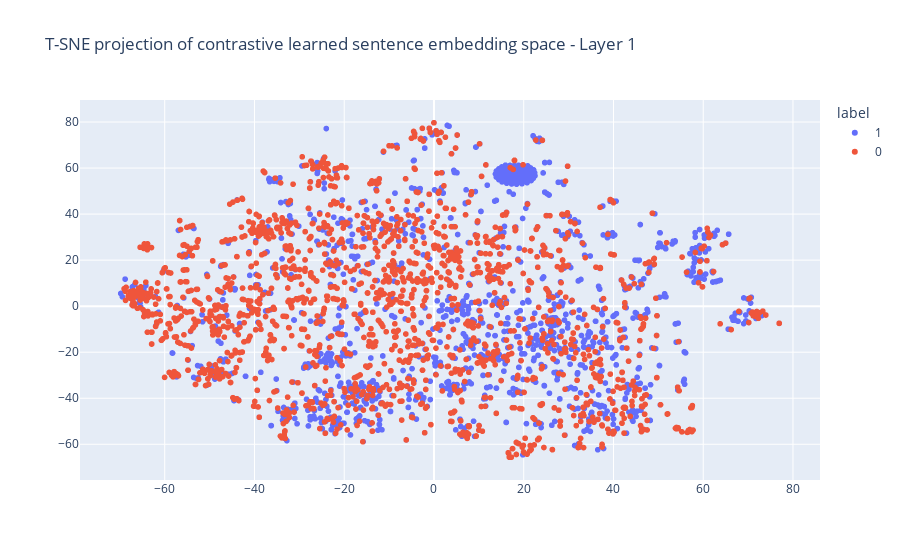

Source (notebook cell):
### Code cell
# get sentence embedding and T-SNE projection data for a specific hidden layer of the trained model, e.g the first
layer_no = 1
data = get_sentence_embeddings(data, sentence_column, trained_model_dir, f'trained_embeddings_layer{layer_no}', layer_no=layer_no)
data = get_tsne_data(data, f'trained_embeddings_layer{layer_no}')

# and plot
x_column = f'trained_embeddings_layer{layer_no}-tsne-comp-1'
y_column = f'trained_embeddings_layer{layer_no}-tsne-comp-2'
plot_title = f'T-SNE projection of contrastive learned sentence embedding space - Layer {layer_no}'
plot(data, x_column, y_column, label_column, id_column, plot_title=plot_title)

### Figure 1 — Plotly figure (JSON) as saved in the notebook; plotly's stock layout.template omitted (floating-point values rounded to 4 significant figures; data arrays with more than 128 entries replaced by an {"elided": "..."} marker saying what was removed)
{"data": [{"customdata": {"elided": "1815x1 int values"}, "hovertemplate": "label=1<br>data_id=%{customdata[0]}<extra></extra>", "legendgroup": "1", "marker": {"color": "#636efa", "symbol": "circle"}, "mode": "markers", "name": "1", "showlegend": true, "type": "scattergl", "x": {"elided": "1815 float values"}, "xaxis": "x", "y": {"elided": "1815 float values"}, "yaxis": "y"}, {"customdata": {"elided": "2030x1 int values"}, "hovertemplate": "label=0<br>data_id=%{customdata[0]}<extra></extra>", "legendgroup": "0", "marker": {"color": "#EF553B", "symbol": "circle"}, "mode": "markers", "name": "0", "showlegend": true, "type": "scattergl", "x": {"elided": "2030 float values"}, "xaxis": "x", "y": {"elided": "2030 float values"}, "yaxis": "y"}], "layout": {"legend": {"title": {"text": "label"}, "tracegroupgap": 0}, "title": {"text": "T-SNE projection of contrastive learned sentence embedding space - Layer 1"}, "xaxis": {"anchor": "y", "domain": [0, 1], "title": {}}, "yaxis": {"anchor": "x", "domain": [0, 1], "title": {}}}}
